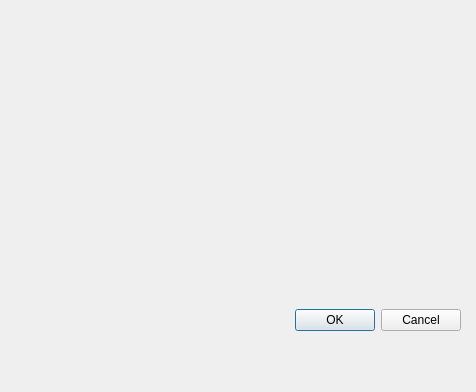
<?xml version="1.0" encoding="UTF-8"?>
<ui version="4.0">
 <class>Dialog</class>
 <widget class="QDialog" name="Dialog">
  <property name="geometry">
   <rect>
    <x>0</x>
    <y>0</y>
    <width>476</width>
    <height>392</height>
   </rect>
  </property>
  <property name="windowTitle">
   <string>Dialog</string>
  </property>
  <widget class="QDialogButtonBox" name="buttonBox">
   <property name="geometry">
    <rect>
     <x>50</x>
     <y>270</y>
     <width>411</width>
     <height>101</height>
    </rect>
   </property>
   <property name="orientation">
    <enum>Qt::Horizontal</enum>
   </property>
   <property name="standardButtons">
    <set>QDialogButtonBox::Cancel|QDialogButtonBox::Ok</set>
   </property>
  </widget>
  <widget class="QLabel" name="label">
   <property name="geometry">
    <rect>
     <x>80</x>
     <y>30</y>
     <width>321</width>
     <height>91</height>
    </rect>
   </property>
   <property name="text">
    <string>&lt;html&gt;&lt;head/&gt;&lt;body&gt;&lt;p&gt;&lt;img src=&quot;:/newPrefix/tesjjt.png&quot;/&gt;&lt;/p&gt;&lt;/body&gt;&lt;/html&gt;</string>
   </property>
  </widget>
 </widget>
 <resources>
  <include location="Resource.qrc"/>
 </resources>
 <connections>
  <connection>
   <sender>buttonBox</sender>
   <signal>accepted()</signal>
   <receiver>Dialog</receiver>
   <slot>accept()</slot>
   <hints>
    <hint type="sourcelabel">
     <x>248</x>
     <y>254</y>
    </hint>
    <hint type="destinationlabel">
     <x>157</x>
     <y>274</y>
    </hint>
   </hints>
  </connection>
  <connection>
   <sender>buttonBox</sender>
   <signal>rejected()</signal>
   <receiver>Dialog</receiver>
   <slot>reject()</slot>
   <hints>
    <hint type="sourcelabel">
     <x>316</x>
     <y>260</y>
    </hint>
    <hint type="destinationlabel">
     <x>286</x>
     <y>274</y>
    </hint>
   </hints>
  </connection>
 </connections>
</ui>
